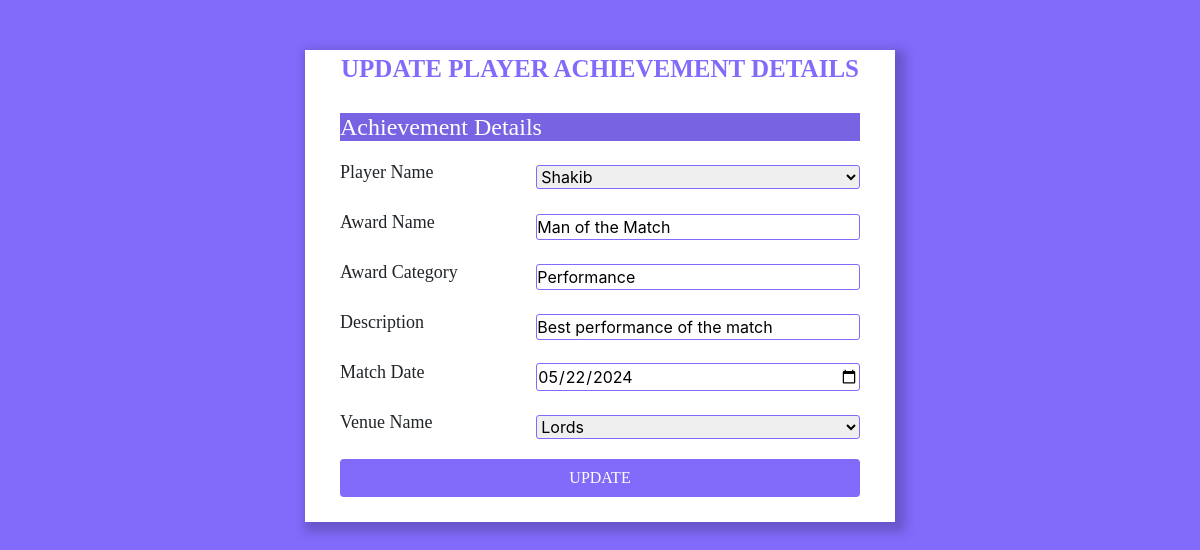
/Cricket-Club-Player-Achievement/award_update.php?award_id=1 (signed in), run on the app's committed database.
### tables this page shows
CREATE TABLE `Player` (
  `player_id` int(11) NOT NULL,
  `first_name` varchar(50) NOT NULL,
  `middle_name` varchar(50) DEFAULT NULL,
  `last_name` varchar(50) NOT NULL,
  `email` varchar(100) NOT NULL,
  `phone_number` varchar(20) NOT NULL,
  `nationality` varchar(50) NOT NULL,
  `dob` date NOT NULL,
  `age` int(11) DEFAULT NULL CHECK (`age` > 12)
);

CREATE TABLE `Awards` (
  `award_id` int(11) NOT NULL,
  `player_id` int(11) NOT NULL,
  `award_name` varchar(200) NOT NULL,
  `award_category` varchar(100) NOT NULL,
  `description` varchar(50) DEFAULT NULL,
  `match_id` int(11) DEFAULT NULL
);

CREATE TABLE `Matches` (
  `match_id` int(11) NOT NULL,
  `match_date` date NOT NULL,
  `home_team_id` int(11) NOT NULL,
  `away_team_id` int(11) NOT NULL,
  `result` varchar(50) DEFAULT NULL,
  `venue_id` int(11) NOT NULL
);

### Cricket-Club-Player-Achievement/award_update.php (the view, shortened to what this page needs)
<?php
include("database.php");
if (isset($_GET['award_id'])) {
    $award_id = $_GET['award_id'];
    $query_award = "SELECT * FROM Player
                    NATURAL JOIN Awards
                    NATURAL JOIN Matches
                    NATURAL JOIN Venue
                    NATURAL JOIN Contracts
                    NATURAL JOIN Team
                    WHERE award_id = '$award_id'";
    $result_award = mysqli_query($conn, $query_award);
    $row = mysqli_fetch_assoc($result_award);
} else {
    echo "<script>alert('No award selected!'); window.location='achievement.php';</script>";
}
?>
<!DOCTYPE html>
<html lang="en">
<head>
    <link rel="stylesheet" href="https://stackpath.bootstrapcdn.com/bootstrap/4.5.2/css/bootstrap.min.css">
    <link rel="stylesheet" href="./style.css">
</head>
<body>
    <div class="container">
        <div class="title">UPDATE PLAYER ACHIEVEMENT DETAILS</div>
        <form action="#" method="POST">
            <div class="form">
                <h4 class="section">Achievement Details</h4>
                <div class="inputField">
                    <label>Player Name</label>
                    <select class="input" name="player_id" required>
                        <?php
                        $query_players = "SELECT * FROM Player";
                        $result_players = mysqli_query($conn, $query_players);
                        while($player = mysqli_fetch_assoc($result_players)) { ?>
                            <option value="<?php echo $player['player_id']; ?>" <?php if($player['player_id'] == $row['player_id']) echo 'selected'; ?>><?php echo $player['first_name']; ?></option>
                        <?php } ?>
                    </select>
                </div>
                <div class="inputField">
                    <label>Award Name</label>
                    <input type="text" class="input" value="<?php echo $row['award_name']; ?>" name="award_name" required>
                </div>
                <div class="inputField">
                    <label>Award Category</label>
                    <input type="text" class="input" value="<?php echo $row['award_category']; ?>" name="award_category" required>
                </div>
                <div class="inputField">
                    <label>Description</label>
                    <input type="text" class="input" value="<?php echo $row['description']; ?>" name="description" required>
                </div>
                <div class="inputField">
                    <label>Match Date</label>
                    <input type="date" class="input" value="<?php echo $row['match_date']; ?>" name="match_date" required>
                </div>
                <div class="inputField">
                    <label>Venue Name</label>
                    <select class="input" name="venue_name" required>
                        <?php
                        $query_venues = "SELECT * FROM Venue";
                        $result_venues = mysqli_query($conn, $query_venues);
                        while($venue = mysqli_fetch_assoc($result_venues)) { ?>
                            <option value="<?php echo $venue['venue_name']; ?>" <?php if($venue['venue_name'] == $row['venue_name']) echo 'selected'; ?>><?php echo $venue['venue_name']; ?></option>
                        <?php } ?>
                    </select>
                </div>
                <div class="inputField">
                    <input type="submit" value="UPDATE" class="btn" name="update">
                </div>
            </div>
        </form>
    </div>
</body>
</html>

### Cricket-Club-Player-Achievement/style.css (style rules this page uses)
* { margin: 0; padding: 0; box-sizing: border-box; }
body { background-color: rgb(130, 106, 251); padding: 0 10px; }
.container { max-height: 1000px; width: 50%; background-color: white; margin: 50px auto; box-shadow: 5px 5px 10px 5px rgba(0, 0, 0, 0.2); }
.container .title { text-align: center; font-size: 25px; font-weight: 700; margin-top: 25px; margin-bottom: 25px; color: rgb(130, 106, 251); text-transform: uppercase; font-family: 'Times New Roman', Times, serif; }
.container .form { width: 100%; padding: 0 20px; }
.container .form .section { display: flex; justify-content: space-between; margin-bottom: 18px; text-align: center; font-family: 'Times New Roman', Times, serif; color:white; background-color: rgb(120, 99, 226); }
.container .form .inputField { margin-bottom: 15px; display: flex; align-items: center; }
.container .form .inputField label { width: 300px; font-size: 18px; margin-right: 10px; font-family: 'Times New Roman', Times, serif; }
.container .form .inputField .input { border: 1px solid rgb(130, 106, 251); width: 100%; border-radius: 3px; transition: all 0.3s ease; }
.container .form .inputField .btn { width: 100%; background-color: rgb(130, 106, 251); color: white; cursor: pointer; margin-bottom: 25px; font-family: 'Times New Roman', Times, serif; }

### data on the page
player: award_name "Man of the Match", award_category "Performance", description "Best performance of the match", match_date "05/22/2024"

### other printed values
form field player_id "Shakib"
form field venue_name "Lords"
